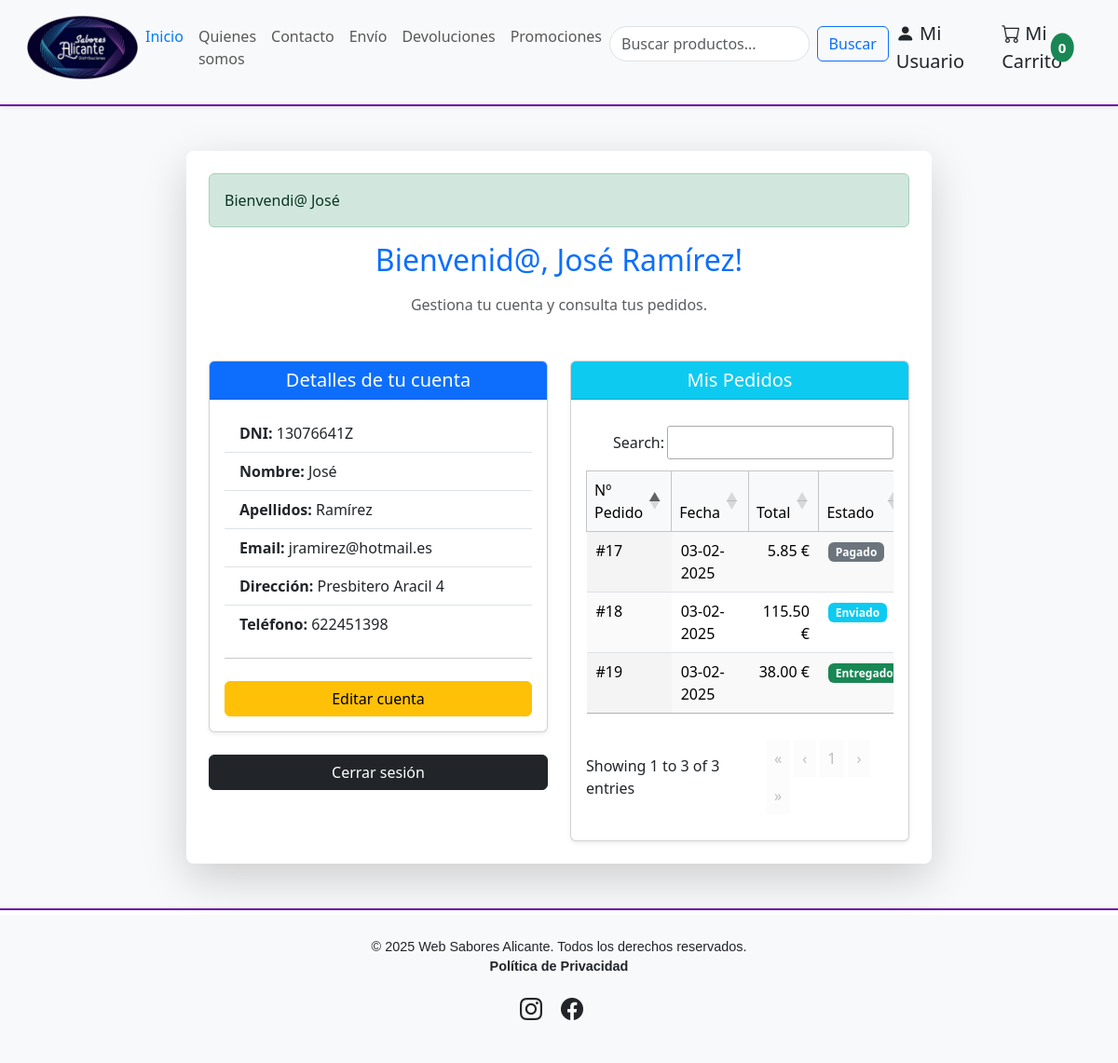
The page /centro_usuario.php (signed in) on the database its author committed.
### tables this page shows
CREATE TABLE `usuarios` (
  `id` int(11) NOT NULL,
  `clave` varchar(255) NOT NULL,
  `dni` varchar(9) NOT NULL,
  `nombre` varchar(50) NOT NULL,
  `apellidos` varchar(125) NOT NULL,
  `direccion` varchar(255) NOT NULL,
  `localidad` varchar(50) NOT NULL,
  `provincia` varchar(50) NOT NULL,
  `cp` char(5) NOT NULL,
  `telefono` varchar(15) NOT NULL,
  `email` varchar(125) NOT NULL,
  `rol` enum('Usuario','Empleado','Administrador','Contable') NOT NULL DEFAULT 'Usuario',
  `activo` tinyint(1) NOT NULL DEFAULT 1
);

CREATE TABLE `pedidos` (
  `id_pedido` int(11) NOT NULL,
  `id_usuario` int(11) NOT NULL,
  `fecha` datetime NOT NULL DEFAULT current_timestamp(),
  `estado` enum('Pendiente','Pagado','Enviado','Cancelado','Entregado') NOT NULL DEFAULT 'Pendiente',
  `forma_pago` enum('Tarjeta','Efectivo','Transferencia') NOT NULL,
  `total` float NOT NULL DEFAULT 0,
  `recogida_local` tinyint(1) NOT NULL DEFAULT 0
);

### htdocs/gestores/gestor_usuarios.php (called while the page is built, shortened)
<?php
include_once(__DIR__ . '/../config/funciones.php');
class Usuario
{
    private $id;
    private $dni;
    private $nombre;
    private $apellidos;
    private $direccion;
    private $telefono;
    private $email;
    public function __construct($id, $clave, $dni, $nombre, $apellidos, $direccion, $localidad, $provincia, $cp, $telefono, $email, $rol, $activo)
    {
        $this->id = $id;
        $this->dni = $dni;
        $this->nombre = $nombre;
        $this->apellidos = $apellidos;
        $this->direccion = $direccion;
        $this->telefono = $telefono;
        $this->email = $email;
    }
    public function getId()
    {
        return $this->id;
    }
    public function getDni()
    {
        return $this->dni;
    }
    public function getNombre()
    {
        return $this->nombre;
    }
    public function getApellidos()
    {
        return $this->apellidos;
    }
    public function getDireccion()
    {
        return $this->direccion;
    }
    public function getTelefono()
    {
        return $this->telefono;
    }
    public function getEmail()
    {
        return $this->email;
    }
}
class GestorUsuarios
{
    private $pdo;
    public function __construct($pdo)
    {
        $this->pdo = $pdo;
    }
    public function obtener_usuario_por_id($id)
    {
        $query = "SELECT * FROM usuarios WHERE id = :id";
        try {
            $stmt = $this->pdo->prepare($query);
            $stmt->execute([':id' => $id]);
            $usuario = $stmt->fetch(PDO::FETCH_OBJ);
            if ($usuario !== false) {
                return new Usuario(
                    $usuario->id,
                    $usuario->clave,
                    $usuario->dni,
                    $usuario->nombre,
                    $usuario->apellidos,
                    $usuario->direccion,
                    $usuario->localidad,
                    $usuario->provincia,
                    $usuario->cp,
                    $usuario->telefono,
                    $usuario->email,
                    $usuario->rol,
                    $usuario->activo
                );
            }
            return null;
        } catch (PDOException $e) {
            throw new Exception('Error al obtener el usuario: ' . $e->getMessage());
        }
    }
}

### htdocs/gestores/gestor_pedidos.php (called while the page is built, shortened)
<?php
include_once(__DIR__ . '/../config/funciones.php');
class GestorPedidos
{
    private $pdo;
    public function __construct($pdo)
    {
        $this->pdo = $pdo;
    }
    public function obtener_pedido_usuario($id_usuario)
    {
        $query = "SELECT id_pedido, fecha,  estado, total FROM pedidos WHERE id_usuario = :id_usuario ORDER BY fecha DESC";
        $stmt = $this->pdo->prepare($query);
        $stmt->bindParam(':id_usuario', $id_usuario, PDO::PARAM_INT);
        $stmt->execute();
        return $stmt->fetchAll(PDO::FETCH_ASSOC);
    }
}

### htdocs/config/funciones.php (called while the page is built, shortened)
<?php
function obtener_color_estado_pedido($estado_pedido)
{
    switch (strtolower($estado_pedido)) {
        case 'enviado':
            return 'info';
        case 'entregado':
            return 'success';
        default:
            return 'secondary';
    }
}

### htdocs/centro_usuario.php (the view, shortened to what this page needs)
<?php
$pdo = conectar_db();
$ID_usuario = $_SESSION['id'];
include_once 'gestores/gestor_pedidos.php';
include_once 'gestores/gestor_usuarios.php';
$gestorPedidos = new GestorPedidos($pdo);
$pedidos = $gestorPedidos->obtener_pedido_usuario($ID_usuario);
$gestorUsuarios = new GestorUsuarios($pdo);
$usuarioDetalles = $gestorUsuarios->obtener_usuario_por_id($ID_usuario);
?>
<?php include_once "includes/header.php"; ?>
<div class="container-fluid d-flex flex-column min-vh-100 bg-light">
    <div class="row flex-grow-1 justify-content-center align-items-center py-5">
        <main class="col-12 col-md-10 col-lg-8 p-4 bg-white rounded-3 shadow-lg">
            <?php include_once "config/procesa_errores.php"; ?>
            <div class="text-center mb-5">
                <h2 class="mb-3 text-primary">Bienvenid@, <?php echo htmlspecialchars($usuarioDetalles->getNombre() . " " . $usuarioDetalles->getApellidos()); ?>!</h2>
                <p class="text-muted">Gestiona tu cuenta y consulta tus pedidos.</p>
            </div>
            <div class="row g-4">
                <div class="col-md-6">
                    <div class="card shadow-sm">
                        <div class="card-header bg-primary text-white text-center">
                            <h5 class="mb-0">Detalles de tu cuenta</h5>
                        </div>
                        <div class="card-body">
                            <ul class="list-group list-group-flush">
                                <li class="list-group-item"><strong>DNI:</strong> <?php echo htmlspecialchars($usuarioDetalles->getDni()); ?></li>
                                <li class="list-group-item"><strong>Nombre:</strong> <?php echo htmlspecialchars($usuarioDetalles->getNombre()); ?></li>
                                <li class="list-group-item"><strong>Apellidos:</strong> <?php echo htmlspecialchars($usuarioDetalles->getApellidos()); ?></li>
                                <li class="list-group-item"><strong>Email:</strong> <?php echo htmlspecialchars($usuarioDetalles->getEmail()); ?></li>
                                <li class="list-group-item"><strong>Dirección:</strong> <?php echo htmlspecialchars($usuarioDetalles->getDireccion()); ?></li>
                                <li class="list-group-item"><strong>Teléfono:</strong> <?php echo htmlspecialchars($usuarioDetalles->getTelefono()); ?></li>
                            </ul>
                            <hr class="hr"/>
                            <div class="d-flex justify-content-between mt-4">
                                <a href="editar_usuario.php?id=<?php echo urlencode($usuarioDetalles->getId()); ?>" class="btn btn-warning  w-100"><i class="fas fa-edit"></i> Editar cuenta</a>
                            </div>
                        </div>
                    </div>
                    <div class="mt-4">
                        <a href="config/logout.php" class="btn btn-dark w-100"><i class="fas fa-sign-out-alt"></i> Cerrar sesión</a>
                    </div>
                </div>
                <div class="col-md-6">
                    <div class="card shadow-sm">
                        <div class="card-header bg-info text-white text-center">
                            <h5 class="mb-0">Mis Pedidos</h5>
                        </div>
                        <div class="card-body">
                            <?php if (count($pedidos) > 0): ?>
                                <div class="table-responsive">
                                    <table class="table table-striped table-hover display" id="tabla-pedidos-usuario">
                                        <thead class="table-light">
                                            <tr>
                                                <th>Nº Pedido</th>
                                                <th>Fecha</th>
                                                <th>Total</th>
                                                <th>Estado</th>
                                            </tr>
                                        </thead>
                                        <tbody>
                                            <?php foreach ($pedidos as $pedido): ?>
                                                <tr>
                                                    <td>#<?php echo $pedido['id_pedido']; ?></td>
                                                    <td><?php echo date('d-m-Y', strtotime($pedido['fecha'])); ?></td>
                                                    <td><?php echo number_format($pedido['total'], 2); ?> €</td>
                                                    <td>
                                                        <span class="badge bg-<?php echo obtener_color_estado_pedido($pedido['estado']); ?>">
                                                            <?php echo htmlspecialchars($pedido['estado']); ?>
                                                        </span>
                                                    </td>
                                                </tr>
                                            <?php endforeach; ?>
                                        </tbody>
                                    </table>
                                </div>
                            <?php else: ?>
                                <p class="text-center text-muted">Aún no tienes pedidos.</p>
                            <?php endif; ?>
                        </div>
                    </div>
                </div>
            </div>
        </main>
    </div>
</div>
<?php include_once "includes/footer.php"; ?>

### htdocs/estilos/styles.css (style rules this page uses)
body { font-family: 'Roboto', sans-serif; background-color: #f8f9fa; display: flex; flex-direction: column; min-height: 100vh; margin: 0; }

### rows shown on the page
usuarios: nombre+apellidos "José Ramírez", dni "13076641Z", nombre "José", apellidos "Ramírez", email "jramirez@hotmail.es", direccion "Presbitero Aracil 4", telefono "622451398"
pedidos: id_pedido "19", fecha "03-02-2025", total "38.00", estado "Entregado"
pedidos: id_pedido "18", fecha "03-02-2025", total "115.50", estado "Enviado"
pedidos: id_pedido "17", fecha "03-02-2025", total "5.85", estado "Pagado"

### other values the page prints
$total_articulos "0"
$_SESSION['mensaje'] "Bienvendi@ José"
